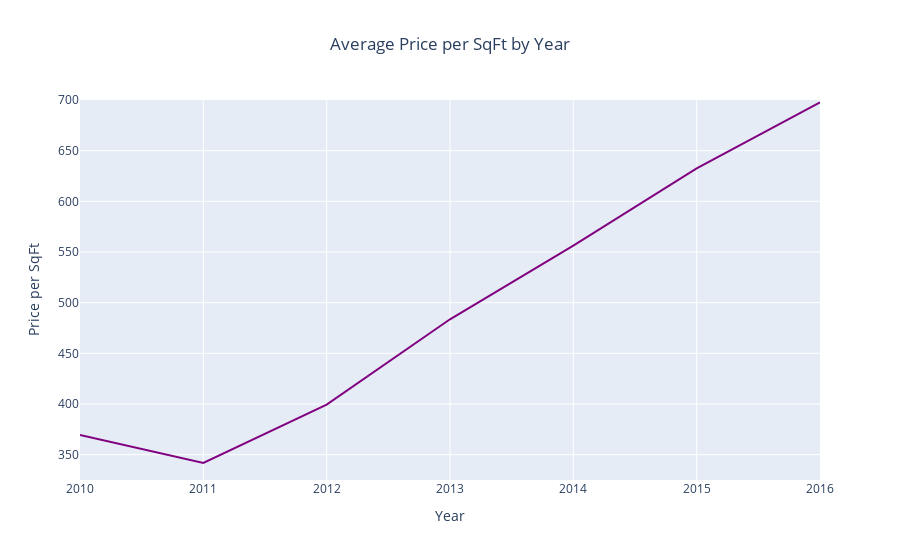
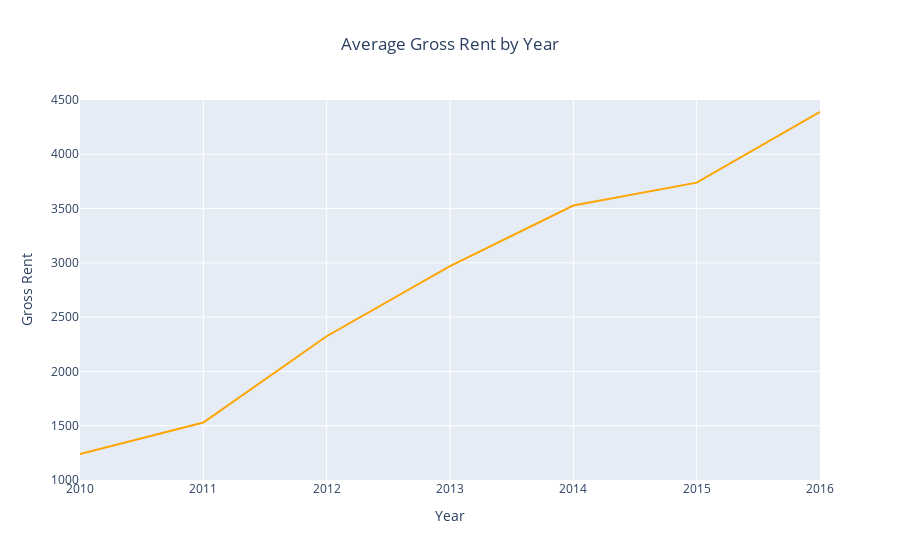

Notebook source saved alongside these figures, in order:
### Code cell
# Create two line charts, one to plot the average sale price per square foot and another for average montly rent

# Line chart for average sale price per square foot
sfo_sales_linechart = px.line(sfo_housing_costs, x=sfo_housing_costs.index, y="sale_price_sqr_foot", title="Average Price per SqFt by Year",
          labels={
              "year": "Year",
              "sale_price_sqr_foot": "Price per SqFt"
          },
      )

sfo_sales_linechart.update_yaxes(range=[325, 700])
sfo_sales_linechart.update_xaxes(tickmode='linear')
sfo_sales_linechart.update_layout(
                title={
                    'x': 0.5,
                    'xanchor': 'center'
                })
sfo_sales_linechart.update_traces(line_color="purple")

sfo_sales_linechart.show()


# Line chart for average montly rent
sfo_rent_linechart = px.line(sfo_housing_costs, x=sfo_housing_costs.index, y="gross_rent", title="Average Gross Rent by Year", 
          labels={
              "year": "Year",
              "gross_rent": "Gross Rent"
          },
      )

sfo_rent_linechart.update_yaxes(range=[1000, 4500])
sfo_rent_linechart.update_xaxes(tickmode='linear')
sfo_rent_linechart.update_layout(
                title={
                    'x': 0.5,
                    'xanchor': 'center'
                })
sfo_rent_linechart.update_traces(line_color="orange")

sfo_rent_linechart.show()

### Figure 1 — Plotly figure (JSON) as saved in the notebook; plotly's stock layout.template omitted (floating-point values rounded to 4 significant figures)
{"data": [{"hovertemplate": "Year=%{x}<br>Price per SqFt=%{y}<extra></extra>", "legendgroup": "", "line": {"color": "purple", "dash": "solid"}, "mode": "lines", "name": "", "orientation": "v", "showlegend": false, "type": "scatter", "x": [2010, 2011, 2012, 2013, 2014, 2015, 2016], "xaxis": "x", "y": [369.3, 341.9, 399.4, 483.6, 556.3, 632.5, 697.6], "yaxis": "y"}], "layout": {"autosize": true, "legend": {"tracegroupgap": 0}, "title": {"text": "Average Price per SqFt by Year", "x": 0.5, "xanchor": "center"}, "xaxis": {"anchor": "y", "autorange": true, "domain": [0, 1], "range": [2010, 2016], "tickmode": "linear", "title": {"text": "Year"}, "type": "linear"}, "yaxis": {"anchor": "x", "domain": [0, 1], "range": [325, 700], "title": {"text": "Price per SqFt"}, "type": "linear"}}}

### Figure 2 — Plotly figure (JSON) as saved in the notebook; plotly's stock layout.template omitted (floating-point values rounded to 4 significant figures)
{"data": [{"hovertemplate": "Year=%{x}<br>Gross Rent=%{y}<extra></extra>", "legendgroup": "", "line": {"color": "orange", "dash": "solid"}, "mode": "lines", "name": "", "orientation": "v", "showlegend": false, "type": "scatter", "x": [2010, 2011, 2012, 2013, 2014, 2015, 2016], "xaxis": "x", "y": [1239, 1530, 2324, 2971, 3528, 3739, 4390], "yaxis": "y"}], "layout": {"autosize": true, "legend": {"tracegroupgap": 0}, "title": {"text": "Average Gross Rent by Year", "x": 0.5, "xanchor": "center"}, "xaxis": {"anchor": "y", "autorange": true, "domain": [0, 1], "range": [2010, 2016], "tickmode": "linear", "title": {"text": "Year"}, "type": "linear"}, "yaxis": {"anchor": "x", "domain": [0, 1], "range": [1000, 4500], "title": {"text": "Gross Rent"}, "type": "linear"}}}
